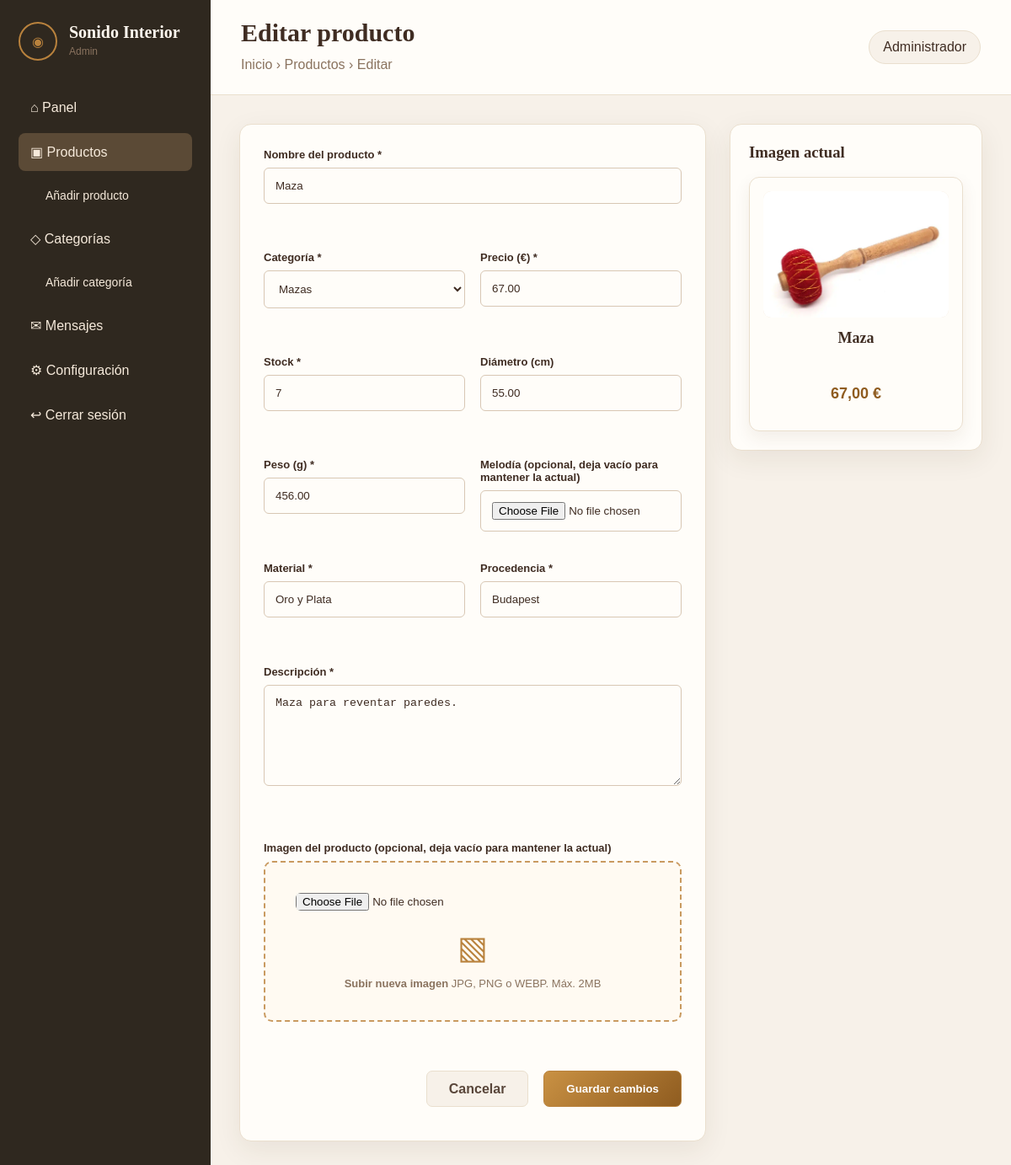
The page /views/admin/productos/admin-alta-producto.php?id=19 (signed in) on the database its author committed.
### tables this page shows
CREATE TABLE `productos` (
  `id_producto` int NOT NULL AUTO_INCREMENT,
  `id_categoria` int NOT NULL,
  `nombre` varchar(150) NOT NULL,
  `descripcion` text,
  `precio` decimal(10,2) NOT NULL,
  `stock` int NOT NULL DEFAULT '0',
  `imagen` varchar(255) DEFAULT NULL,
  `diametro` decimal(5,2) DEFAULT NULL,
  `peso` decimal(8,2) DEFAULT NULL,
  `material` varchar(100) DEFAULT NULL,
  `nota_musical` varchar(50) DEFAULT NULL,
  `procedencia` varchar(100) DEFAULT NULL,
  `activo` tinyint(1) NOT NULL DEFAULT '1',
  `fecha_alta` datetime NOT NULL DEFAULT CURRENT_TIMESTAMP,
  PRIMARY KEY (`id_producto`),
  KEY `fk_productos_categoria` (`id_categoria`),
  CONSTRAINT `fk_productos_categoria` FOREIGN KEY (`id_categoria`) REFERENCES `categorias` (`id_categoria`) ON DELETE RESTRICT ON UPDATE CASCADE,
  CONSTRAINT `chk_productos_precio` CHECK ((`precio` >= 0)),
  CONSTRAINT `chk_productos_stock` CHECK ((`stock` >= 0))
);

CREATE TABLE `categorias` (
  `id_categoria` int NOT NULL AUTO_INCREMENT,
  `nombre` varchar(100) NOT NULL,
  `descripcion` text,
  `activo` tinyint(1) NOT NULL DEFAULT '1',
  PRIMARY KEY (`id_categoria`)
);

### models/productos.php (called while the page is built, shortened)
<?php
function obtenerProductoPorIdAdmin(mysqli $conexion, int $idProducto): ?array {
    $sql = "SELECT p.id_producto, p.nombre, p.descripcion, p.precio, p.stock, p.imagen,
                   p.diametro, p.peso, p.material, p.nota_musical, p.procedencia, p.id_categoria
            FROM productos p
            WHERE p.id_producto = ?";
    $stmt = mysqli_prepare($conexion, $sql);
    mysqli_stmt_bind_param($stmt, "i", $idProducto);
    mysqli_stmt_execute($stmt);
    $resultado = mysqli_stmt_get_result($stmt);
    $producto = mysqli_fetch_assoc($resultado);
    return $producto ?: null;
}
?>

### models/categorias.php (called while the page is built, shortened)
<?php
function obtenerCategoriasActivas(mysqli $conexion) {
    $sql = "SELECT id_categoria, nombre FROM categorias WHERE activo = 1";
    $resultado = mysqli_query($conexion, $sql);
    $categorias = [];
    if ($resultado) {
        while ($fila = mysqli_fetch_assoc($resultado)) {
            $categorias[] = $fila;
        }
    }
    return $categorias;
}
?>

### views/admin/productos/admin-alta-producto.php (the view, shortened to what this page needs)
<?php
require_once __DIR__ . '/../../../includes/conexion.php';
require_once __DIR__ . '/../../../models/categorias.php';
require_once __DIR__ . '/../../../models/productos.php';
$producto = null;
$esEdicion = false;
if (isset($_GET['id']) && ctype_digit($_GET['id'])) {
    $idProducto = (int) $_GET['id'];
    $producto = obtenerProductoPorIdAdmin($conexion, $idProducto);
    if ($producto) {
        $esEdicion = true;
    }
}
$listado_categorias = obtenerCategoriasActivas($conexion);
$bodyClass = "admin-body";
$paginaAdmin = $esEdicion ? "productos" : "alta-producto";
include __DIR__ . '/../../../includes/header.php';
include __DIR__ . '/../../../includes/menu-admin.php';
$errores = $_SESSION['errores'] ?? [];
?>
<main class="admin-main">
    <header class="admin-topbar">
        <div>
            <h2><?php echo $esEdicion ? "Editar producto" : "Añadir nuevo producto"; ?></h2>
            <p>Inicio › Productos › <?php echo $esEdicion ? "Editar" : "Añadir"; ?></p>
        </div>
        <div class="admin-usuario">Administrador</div>
    </header>
    <section class="admin-contenido dos-columnas-admin">
        <form class="formulario-admin"
              action="controllers/productos/guardar-producto.php"
              method="post" enctype="multipart/form-data"
              data-es-edicion="<?php echo $esEdicion ? '1' : '0'; ?>">
            <div class="form-grid">
                <div class="campo ancho-completo">
                    <label for="nombre">Nombre del producto *</label>
                    <input type="text" id="nombre" name="nombre" placeholder="Ej: Cuenco tibetano artesanal 18 cm"
                           value="<?php echo $esEdicion ? htmlspecialchars($producto['nombre']) : ''; ?>">
                    <span class="mensaje-error" id="error-nombre"><?= isset($errores['nombre']) ? htmlspecialchars($errores['nombre']) : '' ?></span>
                </div>
                <div class="campo">
                    <label for="id_categoria">Categoría *</label>
                    <select id="id_categoria" name="id_categoria">
                        <?php foreach ($listado_categorias as $cat): ?>
                            <option value="<?php echo $cat['id_categoria']; ?>"
                                <?php echo ($esEdicion && $cat['id_categoria'] == $producto['id_categoria']) ? 'selected' : ''; ?>>
                                <?php echo htmlspecialchars($cat['nombre']); ?>
                            </option>
                        <?php endforeach; ?>
                    </select>
                    <span class="mensaje-error" id="error-id_categoria"><?= isset($errores['id_categoria']) ? htmlspecialchars($errores['id_categoria']) : '' ?></span>
                </div>
                <div class="campo">
                    <label for="precio">Precio (€) *</label>
                    <input type="number" id="precio" name="precio" step="0.01" placeholder="Ej: 79.90"
                           value="<?php echo $esEdicion ? htmlspecialchars($producto['precio']) : ''; ?>">
                    <span class="mensaje-error" id="error-precio"><?= isset($errores['precio']) ? htmlspecialchars($errores['precio']) : '' ?></span>
                </div>
                <div class="campo">
                    <label for="stock">Stock *</label>
                    <input type="number" id="stock" name="stock" placeholder="Ej: 5"
                           value="<?php echo $esEdicion ? htmlspecialchars($producto['stock']) : ''; ?>">
                    <span class="mensaje-error" id="error-stock"><?= isset($errores['stock']) ? htmlspecialchars($errores['stock']) : '' ?></span>
                </div>
                <div class="campo">
                    <label for="diametro">Diámetro (cm)</label>
                    <input type="number" id="diametro" name="diametro" placeholder="Ej: 18"
                           value="<?php echo $esEdicion ? htmlspecialchars($producto['diametro'] ?? '') : ''; ?>">
                    <span class="mensaje-error" id="error-diametro"><?= isset($errores['diametro']) ? htmlspecialchars($errores['diametro']) : '' ?></span>
                </div>
                <div class="campo">
                    <label for="peso">Peso (g) *</label>
                    <input type="number" id="peso" name="peso" placeholder="Ej: 850"
                           value="<?php echo $esEdicion ? htmlspecialchars($producto['peso'] ?? '') : ''; ?>">
                    <span class="mensaje-error" id="error-peso"><?= isset($errores['peso']) ? htmlspecialchars($errores['peso']) : '' ?></span>
                </div>
                <div class="campo">
                    <label for="nota"><?php echo $esEdicion ? "Melodía (opcional, deja vacío para mantener la actual)" : "Melodía"; ?></label>
                    <input type="file" id="nota" name="nota">
                </div>
                <div class="campo">
                    <label for="material">Material *</label>
                    <input type="text" id="material" name="material" placeholder="Ej: Aleación de metales"
                           value="<?php echo $esEdicion ? htmlspecialchars($producto['material'] ?? '') : ''; ?>">
                    <span class="mensaje-error" id="error-material"><?= isset($errores['material']) ? htmlspecialchars($errores['material']) : '' ?></span>
                </div>
                <div class="campo">
                    <label for="procedencia">Procedencia *</label>
                    <input type="text" id="procedencia" name="procedencia" placeholder="Ej: Nepal"
                           value="<?php echo $esEdicion ? htmlspecialchars($producto['procedencia'] ?? '') : ''; ?>">
                    <span class="mensaje-error" id="error-procedencia"><?= isset($errores['procedencia']) ? htmlspecialchars($errores['procedencia']) : '' ?></span>
                </div>
                <div class="campo ancho-completo">
                    <label for="descripcion">Descripción *</label>
                    <textarea id="descripcion" name="descripcion" placeholder="Describe el producto, sus características, beneficios y usos..."><?php echo $esEdicion ? htmlspecialchars($producto['descripcion']) : ''; ?></textarea>
                    <span class="mensaje-error" id="error-descripcion"><?= isset($errores['descripcion']) ? htmlspecialchars($errores['descripcion']) : '' ?></span>
                </div>
            </div>
            <div class="bloque-imagen-form">
                <label for="imagen"><?php echo $esEdicion ? "Imagen del producto (opcional, deja vacío para mantener la actual)" : "Imagen del producto *"; ?></label>
                <div class="zona-subida">
                    <input type="file" id="imagen" name="imagen">
                    <p>▧</p>
                    <strong><?php echo $esEdicion ? "Subir nueva imagen" : "Subir imagen"; ?></strong>
                    <span>JPG, PNG o WEBP. Máx. 2MB</span>
                </div>
                <span class="mensaje-error" id="error-imagen"><?= isset($errores['imagen']) ? htmlspecialchars($errores['imagen']) : '' ?></span>
            </div>
            <div class="acciones-formulario">
                <a href="views/admin/productos/admin-listado-productos.php" class="boton cancelar">Cancelar</a>
                <button type="submit" class="boton principal"><?php echo $esEdicion ? "Guardar cambios" : "Guardar producto"; ?></button>
            </div>
        </form>
        <aside class="vista-previa-admin">
            <h3><?php echo $esEdicion ? "Imagen actual" : "Vista previa"; ?></h3>
            <article class="tarjeta-producto">
                <?php if ($esEdicion): ?>
                    <?php if (!empty($producto['imagen'])): ?>
                        <img src="img/productos/<?php echo htmlspecialchars($producto['imagen']); ?>" alt="<?php echo htmlspecialchars($producto['nombre']); ?>">
                    <?php else: ?>
                        <img src="img/cuenco-12.svg" alt="Sin imagen">
                    <?php endif; ?>
                    <h3><?php echo htmlspecialchars($producto['nombre']); ?></h3>
                    <p class="precio"><?php echo number_format($producto['precio'], 2, ',', '.'); ?> €</p>
                <?php endif; ?>
            </article>
        </aside>
    </section>
</main>
<?php include __DIR__ . "/../../../includes/footer-simple.php"; ?>

### includes/header.php (shortened to what this page needs)
<!DOCTYPE html>
<html lang="es">
<head>
    <link rel="stylesheet" href="css/estilos.css">
</head>
<body class="<?php echo $bodyClass; ?>">

### includes/menu-admin.php (shortened to what this page needs)
<aside class="sidebar">
    <div class="logo admin-logo">
        <div class="logo-icono">◉</div>
        <div>
            <h1>Sonido Interior</h1>
            <p>Admin</p>
        </div>
    </div>
    <nav class="menu-admin">
        <a href="views/admin/dashboard.php">⌂ Panel</a>
        <a href="views/admin/productos/admin-listado-productos.php" class="<?php echo ($paginaAdmin == 'productos') ? 'activo' : ''; ?>">▣ Productos</a>
        <a href="views/admin/productos/admin-alta-producto.php" class="sub <?php echo ($paginaAdmin == 'alta-producto') ? 'activo-sub' : ''; ?>">Añadir producto</a>
        <a href="views/admin/categorias/admin-listado-categorias.php" class="<?php echo ($paginaAdmin == 'categorias') ? 'activo' : ''; ?>">◇ Categorías</a>
        <a href="views/admin/categorias/admin-alta-categoria.php" class="sub <?php echo ($paginaAdmin == 'alta-categoria') ? 'activo-sub' : ''; ?>">Añadir categoría</a>
        <a href="views/admin/#">✉ Mensajes</a>
        <a href="views/admin/#">⚙ Configuración</a>
        <a href="controllers/auth/logout.php">↩ Cerrar sesión</a>
    </nav>
</aside>

### includes/footer-simple.php
</body>
</html>

### css/estilos.css (style rules this page uses)
* { box-sizing: border-box; }
body { margin: 0; font-family: Arial, Helvetica, sans-serif; background: #fbf7f0; color: #3f2c22; }
h1, h2, h3 { font-family: Georgia, 'Times New Roman', serif; margin: 0; }
p { line-height: 1.6; }
img { max-width: 100%; display: block; }
a { text-decoration: none; color: inherit; }
.logo { display: flex; align-items: center; gap: 14px; }
.logo-icono { width: 46px; height: 46px; border: 2px solid #b9823d; border-radius: 50%; display: flex; align-items: center; justify-content: center; color: #b9823d; }
.logo h1 { font-size: 28px; }
.logo p { margin: 2px 0 0; font-size: 12px; color: #8a735f; }
.boton { display: inline-block; border-radius: 7px; padding: 13px 26px; font-weight: bold; text-align: center; border: 1px solid #b9823d; cursor: pointer; }
.boton.principal { background: linear-gradient(135deg, #c99143, #8f5c20); color: white; margin-bottom: 12px; margin-top: 12px; }
.boton.cancelar { background: #f7f1e9; border-color: #eadfce; color: #59463a; }
.tarjeta-producto { background: #fffdf9; border: 1px solid #eadfce; border-radius: 12px; padding: 16px; text-align: center; position: relative; box-shadow: 0 8px 20px rgba(83, 55, 30, 0.08); transition: transform 0.2s ease, box-shadow 0.2s ease; display: flex; flex-direction: column; }
.tarjeta-producto img { height: 150px; width: 100%; object-fit: cover; border-radius: 9px; background: #f3e3cf; margin-bottom: 14px; }
.tarjeta-producto h3 { font-size: 18px; margin-bottom: 8px; display: -webkit-box; -webkit-box-orient: vertical; overflow: hidden; min-height: 44px; }
.tarjeta-producto p { margin: 0 0 12px; color: #6d5b4e; font-size: 14px; }
.precio { color: #8f5c20 !important; font-weight: bold; font-size: 18px !important; margin-top: auto !important; margin-bottom: 14px !important; }
.campo { margin-bottom: 18px; }
.mensaje-error { display: block; min-height: 1.1em; color: #b03030; font-size: 13px; margin-top: 6px; }
.formulario-restablecer label, .formulario-login label, .formulario-admin label, .filtros-catalogo label { display: block; font-size: 13px; font-weight: bold; margin-bottom: 8px; }
input, select, textarea { width: 100%; border: 1px solid #d8c7b4; border-radius: 6px; padding: 13px; background: #fffdf9; color: #3f2c22; }
textarea { min-height: 120px; resize: vertical; }
.admin-body { display: grid; grid-template-columns: 250px 1fr; min-height: 100vh; background: #f7f1e9; }
.sidebar { background: #2f281f; color: #fff8ef; padding: 26px 22px; }
.admin-logo { margin-bottom: 34px; }
.admin-logo h1 { font-size: 20px; }
.menu-admin { display: flex; flex-direction: column; gap: 8px; }
.menu-admin a { padding: 13px 14px; border-radius: 8px; color: #f6eadb; }
.menu-admin a.sub { margin-left: 18px; font-size: 14px; }
.menu-admin a.activo, .menu-admin a:hover, .menu-admin a.activo-sub { background: #5b4a36; }
.admin-main { min-width: 0; }
.admin-topbar { min-height: 86px; background: #fffdf9; border-bottom: 1px solid #eadfce; display: flex; align-items: center; justify-content: space-between; padding: 22px 36px; }
.admin-topbar h2 { font-size: 30px; }
.admin-topbar p { margin: 8px 0 0; color: #8a735f; }
.admin-usuario { background: #f7f1e9; border: 1px solid #eadfce; padding: 10px 16px; border-radius: 99px; }
.admin-contenido { padding: 34px; }
.dos-columnas-admin { display: grid; grid-template-columns: 1fr 300px; gap: 28px; }
.formulario-admin, .tabla-card, .vista-previa-admin { background: #fffdf9; border: 1px solid #eadfce; border-radius: 14px; box-shadow: 0 10px 32px rgba(69, 45, 25, 0.08); }
.formulario-admin { padding: 28px; }
.form-grid { display: grid; grid-template-columns: repeat(2, 1fr); gap: 18px; }
.campo.ancho-completo { grid-column: 1 / -1; }
.bloque-imagen-form { margin-top: 24px; }
.zona-subida { border: 2px dashed #c99a60; border-radius: 10px; padding: 36px; text-align: center; background: #fffaf2; }
.zona-subida input { background: transparent; border: none; padding: 0; margin-bottom: 10px; }
.zona-subida p { font-size: 38px; margin: 4px 0; color: #b9823d; }
.zona-subida { display: block; color: #8a735f; font-size: 13px; margin-top: 4px; }
.acciones-formulario { display: flex; justify-content: flex-end; gap: 18px; margin-top: 26px; }
.acciones-formulario a { height: 43px; display: inline-flex; align-items: center; justify-content: center; margin-top: 12px; }
.vista-previa-admin { padding: 22px; align-self: start; }
.vista-previa-admin h3 { margin-bottom: 18px; }

### rows shown on the page
productos: nombre "Maza", id_categoria "Mazas", precio "67.00", stock "7", diametro "55.00", peso "456.00", material "Oro y Plata", procedencia "Budapest", descripcion "Maza para reventar paredes.", imagen+nombre (picture), precio "67,00"
